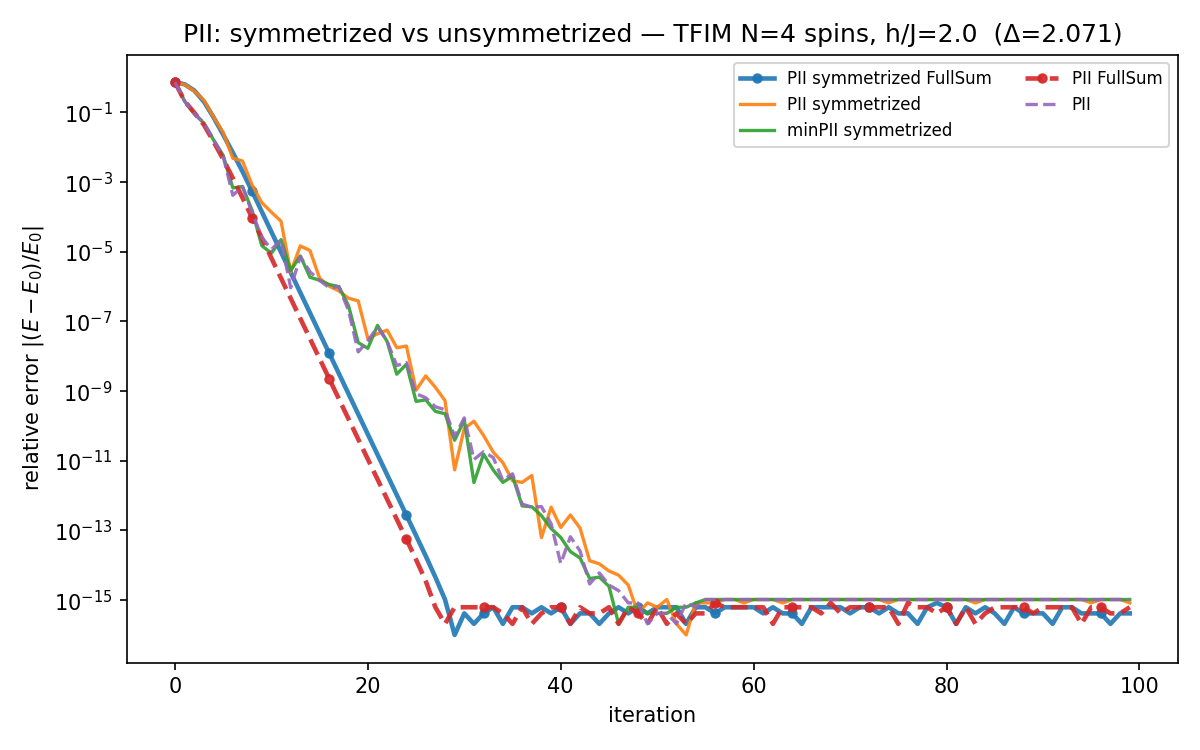

Write Python code to recreate this figure.
r"""Compare **unsymmetrized vs symmetrized PII** on a small TFIM (Monte Carlo + FullSum).

Same exactly-solvable periodic TFIM chain, model, starting parameters and PII
hyperparameters as :mod:`pii.examples.compare_sr_pii_tfim`, so the only thing that
changes between the two PII variants is the *linear solver*:

- **PII** (unsymmetrized) solves the (generally non-symmetric) dense system
  ``Q ξ = ½∇E`` with ``Q = H − τS + λ I`` (``λ = diag_shift_pii``), via a general
  LU solve.
- **PII symmetrized** solves the Tikhonov-regularized normal equations
  ``ξ = (QᴴQ + λ·I)⁻¹ Qᴴ (½∇E)`` with the *unregularized* ``Q = H − τS`` — i.e.
  the regularized pseudo-inverse of ``Q``. This requires the driver ``diag_shift=0``
  (the regularization is carried by the solver's ``diag_shift``). See
  :func:`pii.optimizer.solver.penrose_symmetrized_solver`. Note that ``diag_shift_pii_symm`` has **energy²
  units** and — because forming ``QᴴQ`` squares the (large) condition number of the
  rank-deficient ``Q`` — empirically needs to be ``O(0.1–1)`` here, *far* larger than
  ``diag_shift_pii`` (the energy-unit heuristic gives only the dimension, not the
  magnitude).

FullSum (noise-free) references for both variants separate "does symmetrization help
under Monte Carlo noise" from the deterministic limit (where both share the same
fixed point as ``reg → 0``).

Run with::

    python examples/compare_pii_symmetrized_tfim.py
"""

import time
from functools import partial
from pathlib import Path

import numpy as np
import jax
import jax.numpy as jnp
from jax.nn.initializers import normal
import optax
import netket as nk
import matplotlib.pyplot as plt

import pii

HERE = Path(__file__).parent

L = 4
h = 2.0
N_ITER = 100

g = nk.graph.Chain(L, pbc=True)
hi = nk.hilbert.Spin(s=0.5, N=g.n_nodes)
H = nk.operator.Ising(hilbert=hi, graph=g, h=h)

# Exact spectrum endpoints -> ground-state energy, gap, and spectral spread Γ.
import scipy.sparse.linalg as sla

E0, E1 = nk.exact.lanczos_ed(H, k=2, compute_eigenvectors=False)
Emax = float(sla.eigsh(H.to_sparse(), k=1, which="LA", return_eigenvectors=False)[0])
gap = E1 - E0
Gamma = Emax - E0  # spectral spread
tau = E0 - 0.1 * gap  # undershoot by fraction of the gap

# PII's natural learning rate is η = 1; halved for extra Monte Carlo stability
# (identical to compare_sr_pii_tfim.py).
lr_pii = 1.0 / 2.0
diag_shift_pii = 1e-4  # energy units; regularizes Q in the unsymmetrized variant.

# Symmetrized regularization for (QᵀQ + λ·I): ENERGY² units (Q has energy units),
# so this is NOT comparable to diag_shift_pii and is tuned on its own scale. Forming
# QᵀQ squares the condition number of Q, so this typically needs to be much larger
# than diag_shift_pii.
diag_shift_pii_symm = diag_shift_pii**2
# diag_shift_pii_symm = 1e-2 #3e-1

print(f"TFIM {g.extent}, h/J={h};  E0 = {E0:.6f}, gap Δ = {gap:.4f}, "
      f"spread Γ = {Gamma:.4f},  τ = {tau:.6f}")
print(f"PII η = {lr_pii};  diag_shift (unsym) = {diag_shift_pii};  "
      f"diag_shift_symm = {diag_shift_pii_symm}")

# The symmetrized solver is bound once (partial on the shift) and shared by the MC
# and FullSum runs. NOTE: the driver diag_shift must be 0 for these runs (the
# regularization is carried by the solver's diag_shift here).
# note: the default solver is now Cholesky!
sym_solver = partial(pii.optimizer.solver.penrose_symmetrized_solver, diag_shift=diag_shift_pii_symm)
# sym_solver = partial(pii.optimizer.solver.naive_symmetrized_solver, diag_shift=diag_shift_pii)

runs = {
    "PII symmetrized FullSum": (
        lr_pii,
        dict(diag_shift=0.0, pii=True, tau=tau, use_ntk=False, linear_solver=sym_solver, fullsum=True),
    ),
    "PII symmetrized": (
        lr_pii,
        dict(diag_shift=0.0, pii=True, tau=tau, use_ntk=False, linear_solver=sym_solver),
    ),
    "minPII symmetrized": (
        lr_pii,
        dict(diag_shift=0.0, pii=True, tau=tau, use_ntk=True, linear_solver=sym_solver),
    ),
    "PII FullSum": (
        lr_pii,
        dict(diag_shift=diag_shift_pii, pii=True, tau=tau, use_ntk=False, fullsum=True),
    ),
    "PII": (lr_pii, dict(diag_shift=diag_shift_pii, pii=True, tau=tau, use_ntk=False)),
}

# One shared model + identical starting parameters used by *every* method (same init
# as compare_sr_pii_tfim.py: stddev 0.3 to avoid the special |+x⟩^N low-energy start).
_init = normal(stddev=0.3)
model = pii.models.RBMRealParams(
    alpha=1, param_dtype=jnp.float64,
    kernel_init=_init, # hidden_bias_init=_init, visible_bias_init=_init,
)
# model = pii.models.LogStateVectorRealParams(
#     hi, param_dtype=jnp.float64,
# )
print("Model = ", model)
init_params = nk.vqs.FullSumState(hi, model, seed=0).parameters

results = {}
for label, (lr, kw) in runs.items():
    kw = dict(kw)
    if kw.pop("fullsum", False):
        vstate = nk.vqs.FullSumState(hi, model, seed=0)
    else:
        sampler = nk.sampler.MetropolisLocal(hi, n_chains=512, sweep_size=hi.size * 3)
        vstate = nk.vqs.MCState(
            sampler, model, n_samples=1024, seed=0, n_discard_per_chain=4
        )
    vstate.parameters = init_params  # identical starting parameters for every method
    opt = optax.sgd(lr)
    # RBMRealParams has a complex log-amplitude (real params), so use mode="complex".
    driver = pii.driver.VMC_PII(H, opt, variational_state=vstate, **kw)
    log = nk.logging.RuntimeLog()
    # warm up to trigger JIT compilation (not timed, not logged), then reset to the
    # shared start so the comparison still begins from identical parameters.
    driver.run(n_iter=1, show_progress=False)
    driver.state.parameters = init_params
    jax.block_until_ready(driver.state.parameters)

    t0 = time.perf_counter()
    driver.run(n_iter=N_ITER, out=log, show_progress=True)
    jax.block_until_ready(driver.state.parameters)
    total = time.perf_counter() - t0

    energies = np.asarray(log.data["Energy"].Mean).real  # N_ITER points
    # per-iteration wall time from the single accurate total (steady state ⇒ ~uniform
    # per step); avoids the per-step block_until_ready sync overhead.
    walltime = np.linspace(total / N_ITER, total, N_ITER)
    results[label] = (energies, walltime)
    print(f"  {label:26s} final E = {energies[-1]:.5f}  rel.err = "
          f"{abs((energies[-1] - E0) / E0):.2e}  ({total:.2f}s)")

# Plot the relative energy error for every entry in `runs`. Convention: unsymmetrized
# dashed, symmetrized solid; exact (FullSum) runs get markers.
_palette = plt.cm.tab10.colors
colors = {label: _palette[i % len(_palette)] for i, label in enumerate(results)}


def plot_convergence(x_of, xlabel, fname):
    plt.figure(figsize=(8, 5))
    for label, (energies, walltime) in results.items():
        kw = runs[label][1]
        is_sym = "linear_solver" in kw
        is_fullsum = kw.get("fullsum", False)
        rel = np.abs((energies - E0) / E0)
        rel = np.maximum(rel, 1e-16)  # floor: rel==0 is −∞ on a log axis (would vanish)
        plt.semilogy(
            x_of(energies, walltime), rel,
            label=label, color=colors[label],
            ls="-" if is_sym else "--",
            lw=2.2 if is_fullsum else 1.6,
            marker="o" if is_fullsum else None,
            markevery=max(len(rel) // 12, 1), ms=4, alpha=0.9,
        )
    plt.xlabel(xlabel)
    plt.ylabel(r"relative error $|(E - E_0)/E_0|$")
    plt.title(f"PII: symmetrized vs unsymmetrized — TFIM N={hi.size} spins, "
              f"h/J={h}  (Δ={gap:.3f})")
    plt.legend(fontsize=8, ncol=2)
    plt.tight_layout()
    plt.savefig(HERE / fname, dpi=150)
    print(f"saved {HERE / fname}")


plot_convergence(lambda e, t: np.arange(len(e)), "iteration",
                 "compare_pii_symmetrized_tfim.png")
plot_convergence(lambda e, t: t, "wall time (s)",
                 "compare_pii_symmetrized_tfim_walltime.png")
